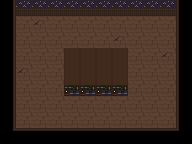

This game map was drawn from its Tiled (.tmx) file and the tilesets committed beside it. A one-line description and the trimmed map source follow:
An orthogonal 12x9 tile map with 16x16 px tiles, 3 tile layers (background, walls, static_objects) and 23 objects.

<map version="1.0" orientation="orthogonal" renderorder="right-down" width="12" height="9" tilewidth="16" tileheight="16" nextobjectid="116">
 <tileset firstgid="1" name="tiles" tilewidth="16" tileheight="16" tilecount="18" columns="9">
  <image source="../textures/tiles.png" width="144" height="32" />
 </tileset>
 <layer name="background" width="12" height="9">
  <data>[108 cells, 70 non-empty, 2 distinct tile ids]</data>
 </layer>
 <layer name="walls" width="12" height="9">
  <data>[108 cells, 50 non-empty, 8 distinct tile ids]</data>
 </layer>
 <layer name="static_objects" width="12" height="9">
  <data>[108 cells, 0 non-empty, 0 distinct tile ids]</data>
 </layer>
 <objectgroup name="walls">
  <object id="68" x="0" y="16" width="16" height="112" />
  <object id="85" x="0" y="0" width="16" height="16" />
  <object id="89" x="16" y="0" width="160" height="16">
   <properties>
    <property name="lightTransparency" type="bool" value="true" />
   </properties>
  </object>
  <object id="90" x="176" y="0" width="16" height="128" />
  <object id="91" x="0" y="128" width="192" height="16" />
  <object id="94" x="72" y="80" width="48" height="16" />
  <object id="95" x="72" y="48" width="48" height="16" />
  <object id="96" x="64" y="56" width="16" height="32" />
  <object id="97" x="112" y="56" width="16" height="32" />
  <object id="98" x="64" y="48" width="16" height="16">
   <ellipse />
  </object>
  <object id="99" x="64" y="80" width="16" height="16">
   <ellipse />
  </object>
  <object id="100" x="112" y="80" width="16" height="16">
   <ellipse />
  </object>
  <object id="101" x="112" y="48" width="16" height="16">
   <ellipse />
  </object>
  <object id="102" x="80" y="64" width="32" height="16" />
 </objectgroup>
 <objectgroup name="static_objects" />
 <objectgroup name="actors">
  <object id="51" x="16" y="64" width="16" height="16" />
 </objectgroup>
 <objectgroup name="enemies">
  <object id="103" x="160" y="64" width="16" height="16" />
 </objectgroup>
 <objectgroup name="shards">
  <object id="105" x="128" y="64" width="16" height="16" />
  <object id="106" x="64" y="16" width="16" height="16" />
  <object id="107" x="64" y="112" width="16" height="16" />
 </objectgroup>
 <objectgroup name="lights">
  <object id="52" x="32" y="32" width="16" height="16" />
  <object id="63" x="32" y="96" width="16" height="16" />
  <object id="109" x="144" y="96" width="16" height="16" />
  <object id="115" x="144" y="32" width="16" height="16" />
 </objectgroup>
</map>
